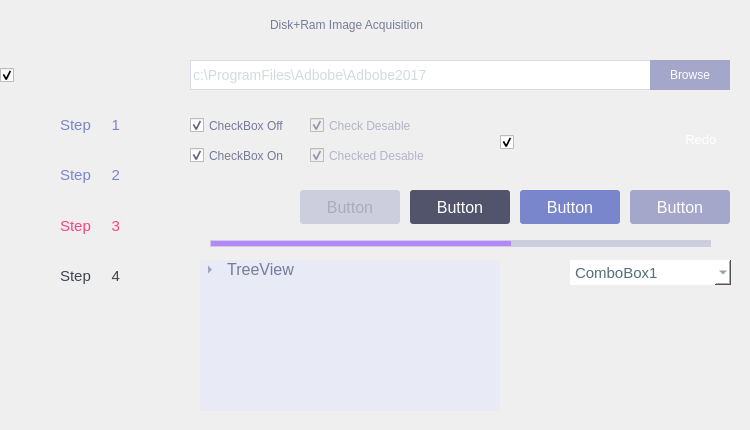
<?xml version="1.0" encoding="UTF-8"?>
<ui version="4.0">
 <class>diskramDialog</class>
 <widget class="QDialog" name="diskramDialog">
  <property name="geometry">
   <rect>
    <x>0</x>
    <y>0</y>
    <width>750</width>
    <height>430</height>
   </rect>
  </property>
  <property name="windowTitle">
   <string>Dialog</string>
  </property>
  <property name="styleSheet">
   <string notr="true">QDialog#diskramDialog{
	background-image: url(:/images/ram/bg.png);
}</string>
  </property>
  <widget class="QCheckBox" name="checkBox">
   <property name="geometry">
    <rect>
     <x>0</x>
     <y>50</y>
     <width>180</width>
     <height>50</height>
    </rect>
   </property>
   <property name="styleSheet">
    <string notr="true">
QCheckBox#checkBox::indicator:unchecked{
	
    image: url(:/images/ram/wizard_upbg.png);
}
QCheckBox#checkBox::indicator:checked{
	
    image: url(:/images/ram/wizard_downbg.png);
}</string>
   </property>
   <property name="text">
    <string/>
   </property>
   <property name="checked">
    <bool>true</bool>
   </property>
  </widget>
  <widget class="QCheckBox" name="checkBox_34">
   <property name="enabled">
    <bool>false</bool>
   </property>
   <property name="geometry">
    <rect>
     <x>310</x>
     <y>140</y>
     <width>131</width>
     <height>31</height>
    </rect>
   </property>
   <property name="styleSheet">
    <string notr="true">QCheckBox#checkBox_34::indicator:unchecked{
    image: url(:/images/ram/checked_didable.png);
}
QCheckBox#checkBox_34::indicator:checked{
    image: url(:/images/ram/checked_didable.png);
}
QCheckBox#checkBox_34{
	color:#b2b4c9;
	font:12px;
}</string>
   </property>
   <property name="text">
    <string>Checked Desable</string>
   </property>
   <property name="checked">
    <bool>true</bool>
   </property>
  </widget>
  <widget class="QTreeWidget" name="treeWidget">
   <property name="geometry">
    <rect>
     <x>200</x>
     <y>260</y>
     <width>300</width>
     <height>151</height>
    </rect>
   </property>
   <property name="styleSheet">
    <string notr="true">
 QTreeView{
		border-style:1px,solid #e8eaf6 ;
		color:#777a99;
		font:12pt;
background:#e8eaf6;
}
QTreeView::branch:closed:has-children{
   image: url(:/images/ram/icon1.png) ;
	width:10px;
	height:10px;
 }
 
QTreeView::branch:open:has-children{
   image: url(:/images/ram/icon2.png) ; 
	width:10px;
	height:10px;
}</string>
   </property>
   <attribute name="headerVisible">
    <bool>false</bool>
   </attribute>
   <column>
    <property name="text">
     <string/>
    </property>
   </column>
   <item>
    <property name="text">
     <string> TreeView</string>
    </property>
    <item>
     <property name="text">
      <string> TreeView</string>
     </property>
    </item>
    <item>
     <property name="text">
      <string> TreeView</string>
     </property>
    </item>
    <item>
     <property name="text">
      <string> TreeView</string>
     </property>
     <item>
      <property name="text">
       <string>TreeView</string>
      </property>
      <property name="checkState">
       <enum>Unchecked</enum>
      </property>
      <property name="flags">
       <set>ItemIsSelectable|ItemIsEditable|ItemIsDragEnabled|ItemIsUserCheckable|ItemIsEnabled</set>
      </property>
     </item>
     <item>
      <property name="text">
       <string>TreeView</string>
      </property>
      <property name="checkState">
       <enum>Checked</enum>
      </property>
     </item>
    </item>
   </item>
  </widget>
  <widget class="QCheckBox" name="checkBox_33">
   <property name="enabled">
    <bool>false</bool>
   </property>
   <property name="geometry">
    <rect>
     <x>310</x>
     <y>110</y>
     <width>111</width>
     <height>31</height>
    </rect>
   </property>
   <property name="styleSheet">
    <string notr="true">QCheckBox#checkBox_33::indicator:unchecked{
    image: url(:/images/ram/check_disable.png);
}
QCheckBox#checkBox_33::indicator:checked{
    image: url(:/images/ram/check_disable.png);
}
QCheckBox#checkBox_33{
	color:#b2b4c9;
	font:12px;
}</string>
   </property>
   <property name="text">
    <string>Check Desable</string>
   </property>
   <property name="checked">
    <bool>true</bool>
   </property>
  </widget>
  <widget class="QComboBox" name="comboBox">
   <property name="geometry">
    <rect>
     <x>570</x>
     <y>260</y>
     <width>161</width>
     <height>25</height>
    </rect>
   </property>
   <property name="palette">
    <palette>
     <active>
      <colorrole role="WindowText">
       <brush brushstyle="SolidPattern">
        <color alpha="255">
         <red>84</red>
         <green>110</green>
         <blue>122</blue>
        </color>
       </brush>
      </colorrole>
      <colorrole role="Button">
       <brush brushstyle="SolidPattern">
        <color alpha="255">
         <red>255</red>
         <green>255</green>
         <blue>255</blue>
        </color>
       </brush>
      </colorrole>
      <colorrole role="Text">
       <brush brushstyle="SolidPattern">
        <color alpha="255">
         <red>84</red>
         <green>110</green>
         <blue>122</blue>
        </color>
       </brush>
      </colorrole>
      <colorrole role="ButtonText">
       <brush brushstyle="SolidPattern">
        <color alpha="255">
         <red>84</red>
         <green>110</green>
         <blue>122</blue>
        </color>
       </brush>
      </colorrole>
      <colorrole role="Base">
       <brush brushstyle="SolidPattern">
        <color alpha="255">
         <red>255</red>
         <green>255</green>
         <blue>255</blue>
        </color>
       </brush>
      </colorrole>
      <colorrole role="Window">
       <brush brushstyle="SolidPattern">
        <color alpha="255">
         <red>255</red>
         <green>255</green>
         <blue>255</blue>
        </color>
       </brush>
      </colorrole>
     </active>
     <inactive>
      <colorrole role="WindowText">
       <brush brushstyle="SolidPattern">
        <color alpha="255">
         <red>84</red>
         <green>110</green>
         <blue>122</blue>
        </color>
       </brush>
      </colorrole>
      <colorrole role="Button">
       <brush brushstyle="SolidPattern">
        <color alpha="255">
         <red>255</red>
         <green>255</green>
         <blue>255</blue>
        </color>
       </brush>
      </colorrole>
      <colorrole role="Text">
       <brush brushstyle="SolidPattern">
        <color alpha="255">
         <red>84</red>
         <green>110</green>
         <blue>122</blue>
        </color>
       </brush>
      </colorrole>
      <colorrole role="ButtonText">
       <brush brushstyle="SolidPattern">
        <color alpha="255">
         <red>84</red>
         <green>110</green>
         <blue>122</blue>
        </color>
       </brush>
      </colorrole>
      <colorrole role="Base">
       <brush brushstyle="SolidPattern">
        <color alpha="255">
         <red>255</red>
         <green>255</green>
         <blue>255</blue>
        </color>
       </brush>
      </colorrole>
      <colorrole role="Window">
       <brush brushstyle="SolidPattern">
        <color alpha="255">
         <red>255</red>
         <green>255</green>
         <blue>255</blue>
        </color>
       </brush>
      </colorrole>
     </inactive>
     <disabled>
      <colorrole role="WindowText">
       <brush brushstyle="SolidPattern">
        <color alpha="255">
         <red>84</red>
         <green>110</green>
         <blue>122</blue>
        </color>
       </brush>
      </colorrole>
      <colorrole role="Button">
       <brush brushstyle="SolidPattern">
        <color alpha="255">
         <red>255</red>
         <green>255</green>
         <blue>255</blue>
        </color>
       </brush>
      </colorrole>
      <colorrole role="Text">
       <brush brushstyle="SolidPattern">
        <color alpha="255">
         <red>84</red>
         <green>110</green>
         <blue>122</blue>
        </color>
       </brush>
      </colorrole>
      <colorrole role="ButtonText">
       <brush brushstyle="SolidPattern">
        <color alpha="255">
         <red>84</red>
         <green>110</green>
         <blue>122</blue>
        </color>
       </brush>
      </colorrole>
      <colorrole role="Base">
       <brush brushstyle="SolidPattern">
        <color alpha="255">
         <red>255</red>
         <green>255</green>
         <blue>255</blue>
        </color>
       </brush>
      </colorrole>
      <colorrole role="Window">
       <brush brushstyle="SolidPattern">
        <color alpha="255">
         <red>255</red>
         <green>255</green>
         <blue>255</blue>
        </color>
       </brush>
      </colorrole>
     </disabled>
    </palette>
   </property>
   <property name="autoFillBackground">
    <bool>false</bool>
   </property>
   <property name="styleSheet">
    <string notr="true"> QComboBox {
    border-style: solid;
border:2px;
    border-radius: 0px;
background-color: rgb(255, 255, 255);
color: #546e7a;

font:11pt;
 }
QComboBox::down-arrow {
    image:  url(:/images/ram/combobox_arrow.png);
}
QComboBox QAbstractItemView {
     selection-background-color: #7986cb;
	 color:f8f8fc;
 }</string>
   </property>
   <property name="duplicatesEnabled">
    <bool>false</bool>
   </property>
   <property name="frame">
    <bool>true</bool>
   </property>
   <item>
    <property name="text">
     <string>ComboBox1</string>
    </property>
   </item>
   <item>
    <property name="text">
     <string>ComboBox2</string>
    </property>
   </item>
   <item>
    <property name="text">
     <string>ComboBox3</string>
    </property>
   </item>
  </widget>
  <widget class="QPushButton" name="pushButton_3">
   <property name="geometry">
    <rect>
     <x>650</x>
     <y>124</y>
     <width>80</width>
     <height>30</height>
    </rect>
   </property>
   <property name="styleSheet">
    <string notr="true">QPushButton#pushButton_3{
	border-image:url(:/images/ram/redo_normal.png);border:0px;
} 
QPushButton#pushButton_3:hover{
	border-image:url(:/images/ram/redo_over.png);border:0px
} 
QPushButton#pushButton_3:pressed{
	border-image:url(:/images/ram/redo_on.png); position: relative;top: 1px; left: 1px;
}
QPushButton#pushButton_3{
	font:13px;
	color:#ffffff;
}</string>
   </property>
   <property name="text">
    <string>      Redo</string>
   </property>
  </widget>
  <widget class="QCheckBox" name="checkBox_32">
   <property name="geometry">
    <rect>
     <x>190</x>
     <y>140</y>
     <width>111</width>
     <height>31</height>
    </rect>
   </property>
   <property name="styleSheet">
    <string notr="true">QCheckBox#checkBox_32::indicator:unchecked{
    image: url(:/images/ram/checkbox_blue_off.png);
}
QCheckBox#checkBox_32::indicator:checked{
    image: url(:/images/ram/checkbox_blue_on.png);
}
QCheckBox#checkBox_32{
	color:#777a99;
	font:12px;
}</string>
   </property>
   <property name="text">
    <string>CheckBox On</string>
   </property>
   <property name="checked">
    <bool>true</bool>
   </property>
  </widget>
  <widget class="QLineEdit" name="lineEdit">
   <property name="geometry">
    <rect>
     <x>190</x>
     <y>60</y>
     <width>461</width>
     <height>30</height>
    </rect>
   </property>
   <property name="styleSheet">
    <string notr="true">QLineEdit#lineEdit{
	border:1px solid #d9dbea;
	color:#d2dbde;
	font:14px;
}</string>
   </property>
   <property name="text">
    <string>c:\ProgramFiles\Adbobe\Adbobe2017</string>
   </property>
  </widget>
  <widget class="QPushButton" name="pushButton">
   <property name="geometry">
    <rect>
     <x>300</x>
     <y>190</y>
     <width>100</width>
     <height>34</height>
    </rect>
   </property>
   <property name="styleSheet">
    <string notr="true">QPushButton#pushButton{
border:none;
background-color: #cdcedd;
color:#aaacb8;
font:16px;
border-radius:3px;
}</string>
   </property>
   <property name="text">
    <string>Button</string>
   </property>
  </widget>
  <widget class="QPushButton" name="pushButton_6">
   <property name="geometry">
    <rect>
     <x>630</x>
     <y>190</y>
     <width>100</width>
     <height>34</height>
    </rect>
   </property>
   <property name="styleSheet">
    <string notr="true">QPushButton#pushButton_6{
border:none;
background-color: #a4a7ca;
color:#ffffff;
font:16px;
border-radius:3px;
}</string>
   </property>
   <property name="text">
    <string>Button</string>
   </property>
  </widget>
  <widget class="QPushButton" name="pushButton_5">
   <property name="geometry">
    <rect>
     <x>520</x>
     <y>190</y>
     <width>100</width>
     <height>34</height>
    </rect>
   </property>
   <property name="styleSheet">
    <string notr="true">QPushButton#pushButton_5{
border:none;
background-color: #7986cb;
color:#ffffff;
font:16px;
border-radius:3px;
}</string>
   </property>
   <property name="text">
    <string>Button</string>
   </property>
  </widget>
  <widget class="QPushButton" name="pushButton_2">
   <property name="geometry">
    <rect>
     <x>650</x>
     <y>60</y>
     <width>80</width>
     <height>30</height>
    </rect>
   </property>
   <property name="styleSheet">
    <string notr="true">QPushButton#pushButton_2{
	border:none;
	background-color:#a4a7ca;
	color:#ffffff;
	font: 11pt &quot;MS Shell Dlg 2&quot;;
	border-radius: 0px;
} 
QPushButton#pushButton_2:hover{
	border:none;
	background-color:#7986cb;
	color:#ffffff;
	font: 11pt &quot;MS Shell Dlg 2&quot;;
	border-radius: 0px;
} 
QPushButton#pushButton_2:pressed{
	border:none;
	background-color:#52546b;
	color:#ffffff;
	font: 11pt &quot;MS Shell Dlg 2&quot;;
	border-radius: 0px;
}</string>
   </property>
   <property name="text">
    <string>Browse</string>
   </property>
  </widget>
  <widget class="QCheckBox" name="checkBox_3">
   <property name="enabled">
    <bool>true</bool>
   </property>
   <property name="geometry">
    <rect>
     <x>500</x>
     <y>120</y>
     <width>90</width>
     <height>44</height>
    </rect>
   </property>
   <property name="styleSheet">
    <string notr="true">
QCheckBox#checkBox_3::indicator::unchecked {
    image: url(:/images/ram/switch_off.png);
}


QCheckBox#checkBox_3::indicator:unchecked:pressed {
    image: url(:/images/ram/switch_on_press.png);
}

QCheckBox#checkBox_3::indicator::checked {
    image: url(:/images/ram/switch_on.png);
}

QCheckBox#checkBox_3::indicator:checked:pressed {
    image: url(:/images/ram/switch_off_press.png);
}
</string>
   </property>
   <property name="text">
    <string/>
   </property>
   <property name="checked">
    <bool>true</bool>
   </property>
  </widget>
  <widget class="QProgressBar" name="progressBar_13">
   <property name="geometry">
    <rect>
     <x>210</x>
     <y>240</y>
     <width>501</width>
     <height>7</height>
    </rect>
   </property>
   <property name="styleSheet">
    <string notr="true">QProgressBar {
    border: 1px solid #cdcedd;
    background-color: #cdcedd;
    border-radius: 8px;
}

QProgressBar::chunk {
    background-color: #b388ff;
    width: 300px;
}</string>
   </property>
   <property name="value">
    <number>24</number>
   </property>
   <property name="textVisible">
    <bool>false</bool>
   </property>
  </widget>
  <widget class="QWidget" name="widget" native="true">
   <property name="geometry">
    <rect>
     <x>0</x>
     <y>100</y>
     <width>180</width>
     <height>200</height>
    </rect>
   </property>
   <property name="styleSheet">
    <string notr="true">QWidget#widget{
	background-image: url(:/images/ram/state_bg.png);
}</string>
   </property>
   <widget class="QPushButton" name="pushButton_7">
    <property name="geometry">
     <rect>
      <x>0</x>
      <y>0</y>
      <width>180</width>
      <height>50</height>
     </rect>
    </property>
    <property name="styleSheet">
     <string notr="true">QPushButton#pushButton_7{
border-image:url(:/images/ram/step1-on.png);
border:0px;
font:15px;
color:#7986cb;
}
QPushButton#pushButton_7:checked{
border-image: url(:/images/ram/step1-off.png);
border:0px;
}</string>
    </property>
    <property name="text">
     <string>Step     1</string>
    </property>
    <property name="checkable">
     <bool>true</bool>
    </property>
    <property name="checked">
     <bool>false</bool>
    </property>
   </widget>
   <widget class="QPushButton" name="pushButton_9">
    <property name="geometry">
     <rect>
      <x>0</x>
      <y>100</y>
      <width>180</width>
      <height>51</height>
     </rect>
    </property>
    <property name="styleSheet">
     <string notr="true">QPushButton#pushButton_9 {
border-image:url(:/images/ram/step3-on.png);
border:0px;
font:15px;
color:#ff4081;
}
QPushButton#pushButton_9:checked{
border-image: url(:/images/ram/step3-off.png);
border:0px;
}</string>
    </property>
    <property name="text">
     <string>Step     3</string>
    </property>
    <property name="checkable">
     <bool>true</bool>
    </property>
    <property name="checked">
     <bool>false</bool>
    </property>
   </widget>
   <widget class="QPushButton" name="pushButton_8">
    <property name="geometry">
     <rect>
      <x>0</x>
      <y>50</y>
      <width>180</width>
      <height>50</height>
     </rect>
    </property>
    <property name="styleSheet">
     <string notr="true">QPushButton#pushButton_8 {
border-image:url(:/images/ram/step2-on.png);
border:0px;
font:15px;
color:#7986cb;
}
QPushButton#pushButton_8:checked{
border-image: url(:/images/ram/step2-off.png);
border:0px;
}</string>
    </property>
    <property name="text">
     <string>Step     2</string>
    </property>
    <property name="checkable">
     <bool>true</bool>
    </property>
    <property name="checked">
     <bool>false</bool>
    </property>
   </widget>
   <widget class="QPushButton" name="pushButton_10">
    <property name="geometry">
     <rect>
      <x>0</x>
      <y>151</y>
      <width>180</width>
      <height>49</height>
     </rect>
    </property>
    <property name="styleSheet">
     <string notr="true">

QPushButton#pushButton_10{
border-image:url(:/images/ram/step4-on.png);
border:0px;
font:15px;
color:#424455;
}
QPushButton#pushButton_10:checked{
border-image: url(:/images/ram/step4-off.png);
border:0px;
color:#303240;
}</string>
    </property>
    <property name="text">
     <string>Step     4</string>
    </property>
    <property name="checkable">
     <bool>true</bool>
    </property>
    <property name="checked">
     <bool>false</bool>
    </property>
   </widget>
  </widget>
  <widget class="QWidget" name="titlebar" native="true">
   <property name="geometry">
    <rect>
     <x>0</x>
     <y>0</y>
     <width>750</width>
     <height>40</height>
    </rect>
   </property>
   <property name="styleSheet">
    <string notr="true"/>
   </property>
   <widget class="QPushButton" name="minbutton">
    <property name="geometry">
     <rect>
      <x>670</x>
      <y>0</y>
      <width>40</width>
      <height>40</height>
     </rect>
    </property>
    <property name="styleSheet">
     <string notr="true">QPushButton#minbutton{
	border-image:url(:/images/mainmenu/min_normal.png);border:0px;
} 
QPushButton#minbutton:hover{
	border-image:url(:/images/mainmenu/min_over.png);border:0px
} 
QPushButton#minbutton:pressed{
	border-image:url(:/images/mainmenu/min_on.png); position: relative;top: 1px; left: 1px;
}</string>
    </property>
    <property name="text">
     <string/>
    </property>
   </widget>
   <widget class="QPushButton" name="closebutton">
    <property name="geometry">
     <rect>
      <x>710</x>
      <y>0</y>
      <width>40</width>
      <height>40</height>
     </rect>
    </property>
    <property name="styleSheet">
     <string notr="true">QPushButton#closebutton{
	border-image:url(:/images/mainmenu/close_normal.png);border:0px;
} 
QPushButton#closebutton:hover{
	border-image:url(:/images/mainmenu/close_over.png);border:0px
} 
QPushButton#closebutton:pressed{
	border-image:url(:/images/mainmenu/close_on.png); position: relative;top: 1px; left: 1px;
}</string>
    </property>
    <property name="text">
     <string/>
    </property>
   </widget>
   <widget class="QLabel" name="label_2">
    <property name="geometry">
     <rect>
      <x>270</x>
      <y>4</y>
      <width>241</width>
      <height>41</height>
     </rect>
    </property>
    <property name="styleSheet">
     <string notr="true">QLabel#label_2{
	font: 14pt &quot;MS Shell Dlg 2&quot;;
	color: #787d97;
}</string>
    </property>
    <property name="text">
     <string>Disk+Ram Image Acquisition</string>
    </property>
   </widget>
  </widget>
  <widget class="QCheckBox" name="checkBox_31">
   <property name="geometry">
    <rect>
     <x>190</x>
     <y>110</y>
     <width>111</width>
     <height>31</height>
    </rect>
   </property>
   <property name="styleSheet">
    <string notr="true">QCheckBox#checkBox_31::indicator:unchecked{
    image: url(:/images/ram/checkbox_white_off.png);
}
QCheckBox#checkBox_31::indicator:checked{
    image: url(:/images/ram/checkbox_white_on.png);
}
QCheckBox#checkBox_31{
	color:#777a99;
	font:12px;
}</string>
   </property>
   <property name="text">
    <string>CheckBox Off</string>
   </property>
   <property name="checked">
    <bool>true</bool>
   </property>
  </widget>
  <widget class="QPushButton" name="pushButton_4">
   <property name="geometry">
    <rect>
     <x>410</x>
     <y>190</y>
     <width>100</width>
     <height>34</height>
    </rect>
   </property>
   <property name="styleSheet">
    <string notr="true">QPushButton#pushButton_4{
border:none;
background-color: #52546b;
color:#ffffff;
font:16px;
border-radius:3px;
}</string>
   </property>
   <property name="text">
    <string>Button</string>
   </property>
  </widget>
 </widget>
 <resources/>
 <connections/>
</ui>
